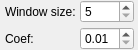
<?xml version="1.0" encoding="UTF-8"?>
<ui version="4.0">
 <class>output::SauvolaBinarizationOptionsWidget</class>
 <widget class="QWidget" name="output::SauvolaBinarizationOptionsWidget">
  <property name="geometry">
   <rect>
    <x>0</x>
    <y>0</y>
    <width>138</width>
    <height>48</height>
   </rect>
  </property>
  <property name="sizePolicy">
   <sizepolicy hsizetype="Preferred" vsizetype="Preferred">
    <horstretch>0</horstretch>
    <verstretch>0</verstretch>
   </sizepolicy>
  </property>
  <property name="windowTitle">
   <string>Form</string>
  </property>
  <layout class="QHBoxLayout" name="horizontalLayout">
   <property name="spacing">
    <number>4</number>
   </property>
   <property name="leftMargin">
    <number>0</number>
   </property>
   <property name="topMargin">
    <number>0</number>
   </property>
   <property name="rightMargin">
    <number>0</number>
   </property>
   <property name="bottomMargin">
    <number>0</number>
   </property>
   <item>
    <spacer name="horizontalSpacer">
     <property name="orientation">
      <enum>Qt::Horizontal</enum>
     </property>
     <property name="sizeHint" stdset="0">
      <size>
       <width>0</width>
       <height>1</height>
      </size>
     </property>
    </spacer>
   </item>
   <item>
    <layout class="QGridLayout" name="gridLayout">
     <item row="1" column="0">
      <widget class="QLabel" name="sauvolaCoefLabel">
       <property name="text">
        <string>Coef:</string>
       </property>
      </widget>
     </item>
     <item row="0" column="1">
      <widget class="QSpinBox" name="windowSize">
       <property name="toolTip">
        <string>The dimensions of a pixel neighborhood to consider.</string>
       </property>
       <property name="minimum">
        <number>5</number>
       </property>
       <property name="maximum">
        <number>9999</number>
       </property>
      </widget>
     </item>
     <item row="1" column="1">
      <widget class="QDoubleSpinBox" name="sauvolaCoef">
       <property name="toolTip">
        <string>Default value is 0.34.</string>
       </property>
       <property name="minimum">
        <double>0.010000000000000</double>
       </property>
       <property name="maximum">
        <double>9.990000000000000</double>
       </property>
       <property name="singleStep">
        <double>0.010000000000000</double>
       </property>
      </widget>
     </item>
     <item row="0" column="0">
      <widget class="QLabel" name="windowSizeLabel">
       <property name="text">
        <string>Window size:</string>
       </property>
      </widget>
     </item>
    </layout>
   </item>
   <item>
    <spacer name="horizontalSpacer_2">
     <property name="orientation">
      <enum>Qt::Horizontal</enum>
     </property>
     <property name="sizeHint" stdset="0">
      <size>
       <width>0</width>
       <height>1</height>
      </size>
     </property>
    </spacer>
   </item>
  </layout>
 </widget>
 <resources/>
 <connections/>
</ui>
